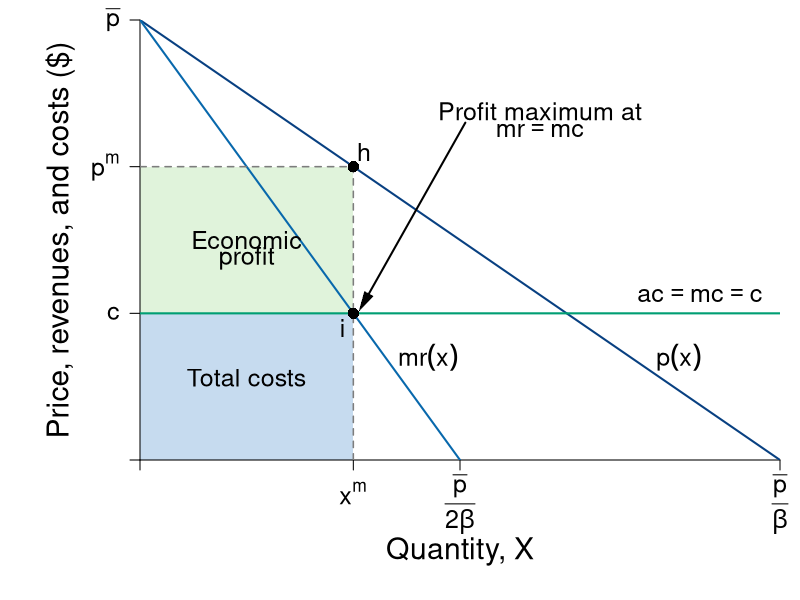

Recreate this plot in R.
#Graph Designer: Simon Halliday
#Authors: Bowles and Halliday
#Title: Coordination, Conflict and Competition: A Text in Microeconomics

require(shape)
pdf(file = "firmmarketsupply/monopolist_profit_comparison.pdf", width = 9, height = 7)


#Set parameters for graphics
pointsize <- 1.8
axislabelsize <- 1.8
labelsize <- 1.5
namesize <- 1.8
annotatesize <- 1.5
graphlinewidth <- 2
segmentlinewidth <- 1.5

COL <- c("#7fc97f", "#beaed4", "#fdc086", "#ffff99", "#386cb0", "#f0027f", "#bf5b17", "#666666")
COLA <- c("#e0f3db", "#99d8c9","#66c2a4","#41ae76", "#238b45", "#005824")
COLB <- c("#c6dbef", "#4eb3d3", "#2b8cbe", "#0868ac","#084081")
Grays <- gray.colors(25, start = 1, end = 0)
CBCols <- c("#009E73","#0072B2","#E69F00")

#Edited the margins to cater for the larger LHS labels
par(mar =  c(7, 7, 1, 1))

AvgRevenue <- function(x, rmax = 12, xmax = 12){
  rmax - (rmax/xmax)*x
}

MRevenue <- function(x, rmax = 12, xmax = 12){
  rmax - 2*(rmax/xmax)*x
}

AvgCost <- function(x, c0 = 2, c1 = 4){
  c0/x + c1
}

xlims <- c(0, 12)
ylims <- c(0, 12)

npts <- 501 
x <- seq(xlims[1], xlims[2], length.out = npts)
y <- seq(ylims[1], ylims[2], length.out = npts) 
a <- c(13, 16.75, 19.25)

plot(0, 0, xlim = xlims, ylim = ylims, type = "n",
     xlab = expression(paste("")),
     ylab = expression(paste("")), 
     xaxt = "n", 
     yaxt = "n", 
     cex.lab = axislabelsize, 
     bty = "n",
     xaxs="i", 
     yaxs="i")

# ticksy <- seq(from = ylims[1], to = ylims[2], by = 1)
# ylabels <- seq(from = ylims[1], to = ylims[2], by = 1)
# ticksx <- seq(from = xlims[1], to = xlims[2], by = 1)
# xlabels <- seq(from = xlims[1], to = xlims[2], by = 1)
ticksy <- c(0, 4, AvgRevenue(x = 4), ylims[2])
ylabels <- c(NA, expression(paste(c)), expression(paste(p^{m})), expression(paste(bar(p))))
ticksx <- c(0, 4, 6, xlims[2])
xlabels <- c(NA, expression(paste(x^{m})), expression(paste(frac(bar(p),2*beta))), expression(paste(frac(bar(p),beta))))

npts <- 500 
xx1 <- seq(xlims[1], xlims[2], length.out = npts)
xx3 <- seq(2, 6, length.out = npts)

#Draw the polygon for profit
xpoly1 <- c(0, 4, 4, 0, 0)
ypoly1 <- c(4, 4, AvgRevenue(x = 4), AvgRevenue(x = 4), 4)
polygon(x = xpoly1, y = ypoly1, col=COLA[1], density=NULL, border = NA)

#Draw the polygon for costs
xpoly2 <- c(0, 4, 4, 0, 0)
ypoly2 <- c(0, 0, 4, 4, 4)
polygon(x = xpoly2, y = ypoly2, col=COLB[1], density=NULL, border = NA)

axis(1, at = ticksx, pos = 0, labels = FALSE, cex.axis=labelsize)
text(x = c(0, 4, 6, xlims[2]), par("usr")[3] - 0.4, labels = xlabels, srt = 0, pos = 1, xpd = TRUE, cex = labelsize)
axis(2, at = ticksy, pos = 0, labels = ylabels, las = 1, cex.axis=labelsize)

#lines(xx1, bcA(xx1, w = 10, p = 1.5), col = COLB[3], lwd = graphlinewidth)
lines(xx1, AvgRevenue(xx1, rmax = 12, xmax = 12), col = COLB[5], lwd = graphlinewidth)
lines(xx1, MRevenue(xx1, rmax = 12, xmax = 12), col = COLB[4], lwd = graphlinewidth)
#lines(xx1, AvgCost(xx1, c0 = 2, c1 = 4), col = COLA[5], lwd = graphlinewidth)

#Label the axes
text(0.5*(xlims[2]), -2.5, expression(paste("Quantity, ", X)), xpd = TRUE, cex = axislabelsize) 
#text(0.5*(xlims[2]), -2.5, expression(paste("Output, ", x)), xpd = TRUE, cex = axislabelsize) 
#mtext(expression(paste("Quantity of output, ", x)), side=1, line = 2.5, cex = axislabelsize)
text(-1.5, 0.5*ylims[2], expression(paste("Price, revenues, and costs ($)")), xpd = TRUE, cex = axislabelsize, srt = 90) 

#Label curves
text(10.5, 4.5, expression(paste(ac == mc,phantom() == c)), cex = labelsize, xpd=TRUE)
text(10.1, 2.8, expression(paste(p(x))), cex = labelsize)
text(5.4, 2.8, expression(paste(mr(x))), cex = labelsize)

#Labels cost and profit areas
text(2, 0.5*AvgCost(x = 4), expression("Total costs"), cex = labelsize)
text(2, 6, expression("Economic"), cex = labelsize)
text(2, 5.5, expression("profit"), cex = labelsize)

#Draw segments for total costs
segments(0, AvgRevenue(x = 4), 4, AvgRevenue(x = 4), lty = 2, col = Grays[20] , lwd = segmentlinewidth)
segments(4, 0, 4, AvgRevenue(x = 4), lty = 2, col = Grays[20] , lwd = segmentlinewidth)
segments(0, 4, xlims[2], 4, lty = 1, col = CBCols[1] , lwd = graphlinewidth)

#Label Points for comparison
points(4, MRevenue(x = 4), pch = 16, col = "black", cex = 1.5)
text(3.8, MRevenue(x = 4) - 0.4, expression(i), cex = labelsize)


points(4, AvgRevenue(x = 4), pch = 16, col = "black", cex = 1.5)
text(4.2, AvgRevenue(x = 4) + 0.4, expression(h), cex = labelsize)


#Arrow to mr = mc
text(7.5, 9.5, expression(paste("Profit maximum at")), cex = labelsize)
text(7.5, 9, expression(paste(mr == mc)), cex = labelsize)
Arrows(6.1, 9.2, 4.2, 4.3, col = "black", lty = 1, lwd = 2, arr.type = "triangle", arr.lwd = 0.5)



dev.off()
